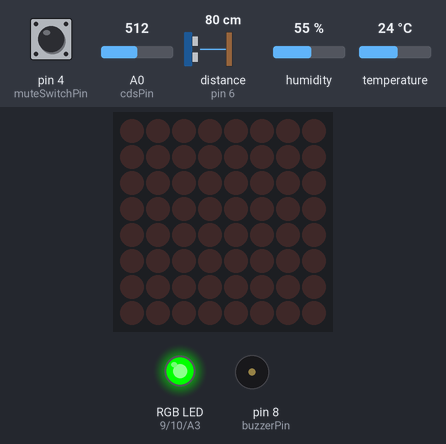
The sketch below on a simulated Arduino Uno, built with avr-gcc and run on an emulated ATmega328P. Shown: 8×8 LED matrix, an RGB LED mixed from three pins (HIGH = lit), buzzer (waves = sounding). Wiring (inferred from the names in the program): ultrasonic range finder: trigger pin 5; echo pin 6. Inputs (shaded band) come from the test bench; at power-on: distance to the obstacle (sensor on pin 6) 80 cm, temperature 24 °C, pin 4 (muteSwitchPin) HIGH, A0 (cdsPin) = 512, humidity 55 %. The echo pulse lasts 58.3 µs per cm; pins used as bus, display or sensor lines are not drawn; what the sketch prints to the serial monitor is not drawn.

Above: at 1.2 s.
1.3 s: distance to the obstacle (sensor on pin 6) set to 24 cm
7.4 s: distance to the obstacle (sensor on pin 6) set to 19 cm
At 10.9 s:
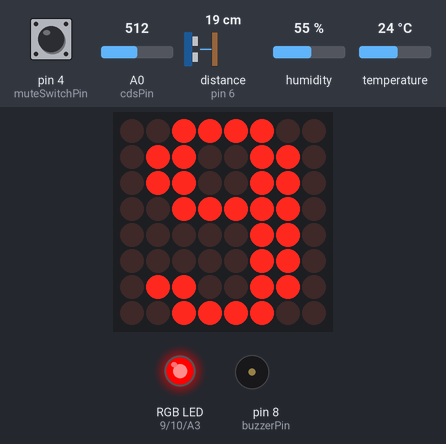
13.5 s: distance to the obstacle (sensor on pin 6) set to 60 cm
At 15.2 s:
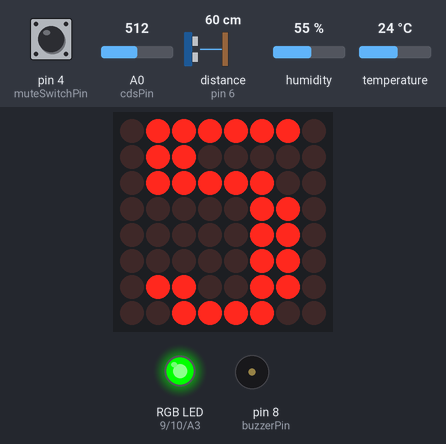
17.9 s: temperature set to 26 °C
23.0 s: temperature set to 29 °C
At 23.4 s:
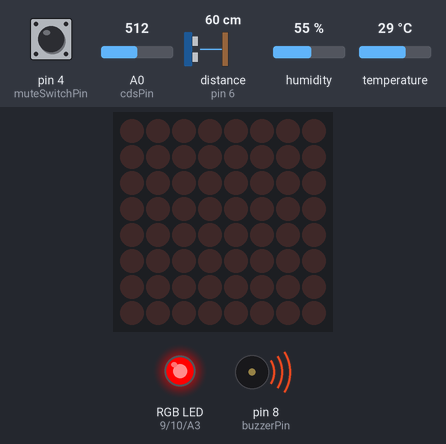
24.5 s: pin 4 (muteSwitchPin) pulled LOW for 0.15 s
At 25.8 s:
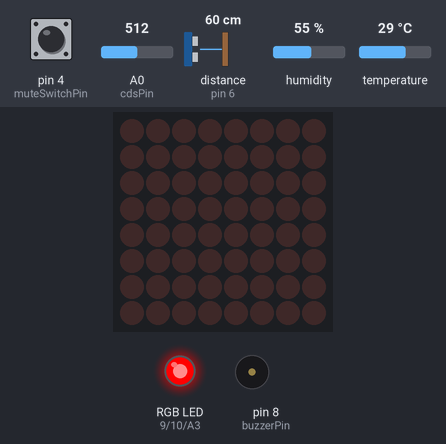
Timing chart, 0 to 27.2 s (numbered marks = the images above; inputs shaded):
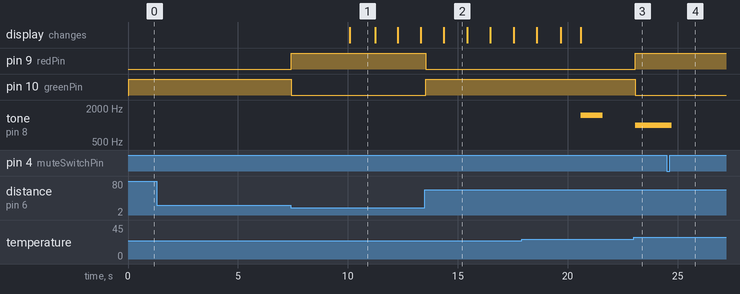

Measured:
- the behaviour switches between 22 and 21 cm on distance to the obstacle (sensor on pin 6) (found by bisection; images 0 and 1)
- the behaviour switches between 27 and 28 °C on temperature (found by bisection; images 2 and 3)
- after the input at 1.3 s, every drawn part: stays the same
- after the input at 7.4 s, pin 9 (redPin): LOW → HIGH at once; pin 10 (greenPin): HIGH → LOW at once
- after the input at 13.5 s, pin 9 (redPin): HIGH → LOW after 0.05 s; pin 10 (greenPin): LOW → HIGH after 0.05 s
- after the input at 23.0 s, pin 9 (redPin): LOW → HIGH after 0.06 s; pin 10 (greenPin): HIGH → LOW after 0.06 s; tone on pin 8 (buzzerPin): silent → 1000 Hz after 0.06 s
- after the input at 24.5 s, tone on pin 8 (buzzerPin): 1000 Hz → silent after 0.23 s
- what the display in image 1 shows lasts 1.2 s, from 10.1 s to 11.3 s

The sketch:

temp_hum_sr04_rgb_buzz_switch.ino
```cpp
// [테스트용: 스위치 입력 없이 자동 타이머 및 도트 매트릭스 카운트다운 코드]
#include <DHT.h>
#include <LedControl.h>

#define DHTPIN 2          // DHT11 온습도 센서 (D2)
#define DHTTYPE DHT11

const int redPin = 9;     // RGB LED - 빨강 (D9)
const int greenPin = 10;  // RGB LED - 초록 (D10)
const int bluePin = A3;   // RGB LED - 파랑 (A3)
const int buzzerPin = 8;  // 피에조 부저 (D8)

const int muteSwitchPin = 4;   // 기존 음소거 스위치 (D4)
const int cdsPin = A0;         // 조도 센서 (A0)
const int trigPin = 5;         // 초음파 Trig (D5)
const int echoPin = 6;         // 초음파 Echo (D6)

// 도트 매트릭스 핀 (DIN=11, CLK=13, CS=12)
LedControl lc = LedControl(11, 13, 12, 1);

DHT dht(DHTPIN, DHTTYPE);

const float tempThreshold = 28.0;
const int lightThreshold = 300;
const int distanceThreshold = 20;

bool buzzerMuted = false;
int lastMuteState = HIGH;

// 타이머 및 카운트다운 변수 (시작하자마자 자동으로 활성화)
bool timerActive = true;
unsigned long timerStartTime = 0;
bool countdownActive = false;
int currentCountdown = 9;
unsigned long lastCountdownTime = 0;

// 8x8 도트 매트릭스 숫자 폰트 (0~9)
byte numbers[10][8] = {
  {0x3C, 0x66, 0x66, 0x66, 0x66, 0x66, 0x66, 0x3C}, // 0
  {0x18, 0x38, 0x18, 0x18, 0x18, 0x18, 0x18, 0x7E}, // 1
  {0x3C, 0x66, 0x06, 0x0C, 0x18, 0x30, 0x66, 0x7E}, // 2
  {0x3C, 0x66, 0x06, 0x1C, 0x06, 0x06, 0x66, 0x3C}, // 3
  {0x0C, 0x1C, 0x3C, 0x6C, 0x7E, 0x0C, 0x0C, 0x0C}, // 4
  {0x7E, 0x60, 0x7C, 0x06, 0x06, 0x06, 0x66, 0x3C}, // 5
  {0x3C, 0x66, 0x60, 0x7C, 0x66, 0x66, 0x66, 0x3C}, // 6
  {0x7E, 0x06, 0x0C, 0x18, 0x30, 0x30, 0x30, 0x30}, // 7
  {0x3C, 0x66, 0x66, 0x3C, 0x66, 0x66, 0x66, 0x3C}, // 8
  {0x3C, 0x66, 0x66, 0x3E, 0x06, 0x06, 0x66, 0x3C}  // 9
};

void displayDigit(int digit) {
  if (digit < 0 || digit > 9) return;
  for (int i = 0; i < 8; i++) {
    lc.setRow(0, i, numbers[digit][i]);
  }
}

void clearMatrix() {
  lc.clearDisplay(0);
}

void setup() {
  Serial.begin(9600);
  dht.begin();

  pinMode(redPin, OUTPUT);
  pinMode(greenPin, OUTPUT);
  pinMode(bluePin, OUTPUT);
  pinMode(buzzerPin, OUTPUT);

  pinMode(muteSwitchPin, INPUT_PULLUP);

  pinMode(trigPin, OUTPUT);
  pinMode(echoPin, INPUT);

  // 도트 매트릭스 초기화
  lc.shutdown(0, false);
  lc.setIntensity(0, 8);
  clearMatrix();

  timerStartTime = millis(); // 전원 켜지자마자 타이머 시작 시간 기록
}

void loop() {
  // 1. 초음파 거리 측정
  digitalWrite(trigPin, LOW);
  delayMicroseconds(2);
  digitalWrite(trigPin, HIGH);
  delayMicroseconds(10);
  digitalWrite(trigPin, LOW);
  long duration = pulseIn(echoPin, HIGH);
  long distance = duration * 0.034 / 2;

  // 2. 온습도 및 조도 값 읽기
  float humidity = dht.readHumidity();
  float temperature = dht.readTemperature();
  int rawCds = analogRead(cdsPin);

  // 3. 음소거 스위치 (D4)
  int currentMuteState = digitalRead(muteSwitchPin);
  if (lastMuteState == HIGH && currentMuteState == LOW) {
    buzzerMuted = !buzzerMuted;
    delay(50);
  }
  lastMuteState = currentMuteState;

  // 4. 자동 타이머 및 도트 매트릭스 카운트다운 처리
  String timerStatus = "대기 중";
  if (timerActive) {
    unsigned long elapsedSeconds = (millis() - timerStartTime) / 1000;

    if (!countdownActive) {
      clearMatrix();
      if (elapsedSeconds >= 10) {
        countdownActive = true;
        currentCountdown = 9;
        lastCountdownTime = millis();
        displayDigit(currentCountdown);
      } else {
        timerStatus = String(10 - elapsedSeconds) + "초 후 카운트다운";
      }
    }
    else {
      timerStatus = "카운트다운 중: " + String(currentCountdown);
      displayDigit(currentCountdown);

      if (millis() - lastCountdownTime >= 1000) {
        lastCountdownTime = millis();
        currentCountdown--;

        if (currentCountdown < 0) {
          tone(buzzerPin, 1500, 1000); // 0이 되면 1초간 경보음
          // 카운트다운이 끝나고 다시 처음부터 반복되게 하려면 아래 주석을 해제하세요
          // timerStartTime = millis();
          // countdownActive = false;
          // currentCountdown = 9;
          timerActive = false;
          clearMatrix();
        }
      }
    }
  }

  // 5. LED 및 부저 제어 로직
  String ledStatus = "";
  String buzzerStatus = "";

  if (distance > 0 && distance <= distanceThreshold) {
    setColor(255, 0, 0);
    ledStatus = "빨강 (20cm 이내 접근)";
    if (!buzzerMuted && !timerActive) {
      tone(buzzerPin, 1200, 150);
    }
  }
  else if (!isnan(temperature) && temperature >= tempThreshold) {
    setColor(255, 0, 0);
    ledStatus = "빨강 (온도 경고)";
    if (!buzzerMuted && !timerActive) {
      tone(buzzerPin, 1000, 300);
    }
  }
  else if (rawCds < lightThreshold) {
    setColor(255, 255, 0);
    ledStatus = "노란색 (야간 모드)";
  }
  else {
    setColor(0, 255, 0);
    ledStatus = "초록색 (안전)";
  }

  // 6. 시리얼 모니터 출력
  Serial.print("거리: ");
  Serial.print(distance);
  Serial.print("cm | 타이머: ");
  Serial.print(timerStatus);
  Serial.print(" | 매트릭스 숫자: ");
  Serial.println(countdownActive ? String(currentCountdown) : "-");

  delay(100);
}

void setColor(int red, int green, int blue) {
  analogWrite(redPin, red);
  analogWrite(greenPin, green);
  analogWrite(bluePin, blue);
}
```
